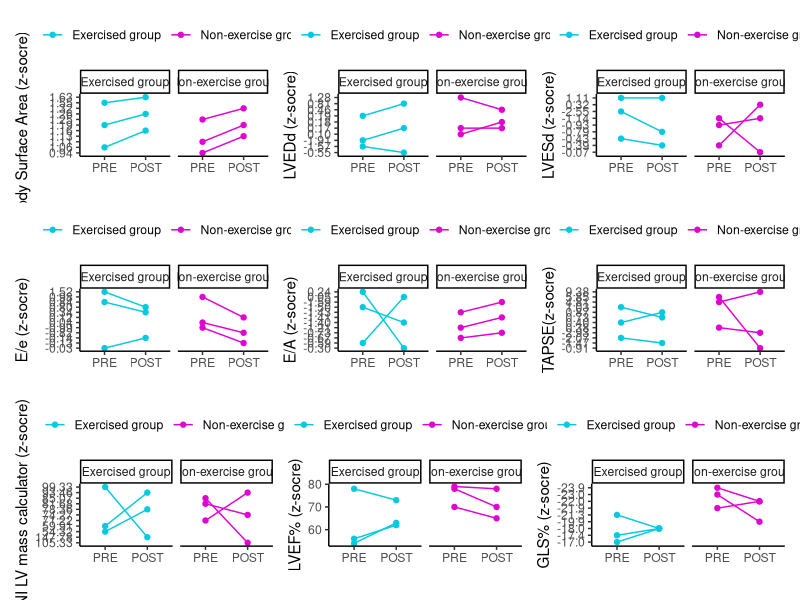

Reproduce this figure in R.
options(scipen=30, digits=2)

# pacotes -------------------------------------------------------------------------------------

library(tidyverse)
library(patchwork)

# carregando a base ---------------------------------------------------------------------------

df <- readxl::read_excel(path = "echo_scores.xlsx") |>
  mutate(group = if_else(group == "Ex", true = "Exercised group",false = "Non-exercise group"))

head(df,n = 12)

# funçao para plot repetido -------------------------------------------------------------------

figura <- function(base, variavel){
  base |>
    ggplot(aes(x = forcats::fct_reorder(tempo, desc(tempo)) , y = variavel, group = id, color = group)) +
    geom_point() +
    geom_line() +
    facet_grid(~group) +
    theme_classic() +
    scale_colour_manual(values = c("#04cae0", "#e004d1")) +
    labs(x= "") +
    theme(legend.position = "top",
          legend.title = element_blank())
}

# figuras -------------------------------------------------------------------------------------
#BSA
bsa <-
  figura(df, df$BSA) +
  labs(y = bquote("Body Surface Area (z-socre)"))

#LVEDd
LVEDd <-
  figura(df, df$LVEDd_z) +
  labs(y = bquote("LVEDd (z-socre)"))

#LVESd_z"
LVESd <-
  figura(df, df$LVESd_z) +
  labs(y = bquote("LVESd (z-socre)"))

# "E/e_z"
E_e <-
  figura(df, df$`E/e_z`) +
  labs(y = bquote("E/e (z-socre)"))

# "E/A_z"
E_A <-
  figura(df, df$`E/A_z`) +
  labs(y = bquote("E/A (z-socre)"))

# "TAPSE_z"
TAPSE <-
  figura(df, df$TAPSE_z) +
  labs(y = bquote("TAPSE(z-socre)"))

# "OMNI_LV_mass_calculator"
OMNI_LV_mass_calculator <-
  figura(df, df$OMNI_LV_mass_calculator) +
  labs(y = bquote("OMNI LV mass calculator (z-socre)"))

# "LVEF%"
LVEF <-
  figura(df, df$`LVEF%`) +
  labs(y = bquote("LVEF% (z-socre)"))

# "GLS%"
GLS <-
  figura(df, df$`GLS%`) +
  labs(y = bquote("GLS% (z-socre)"))

# layout --------------------------------------------------------------------------------------

(bsa | LVEDd | LVESd) / (E_e | E_A | TAPSE) / (OMNI_LV_mass_calculator|LVEF|GLS)












